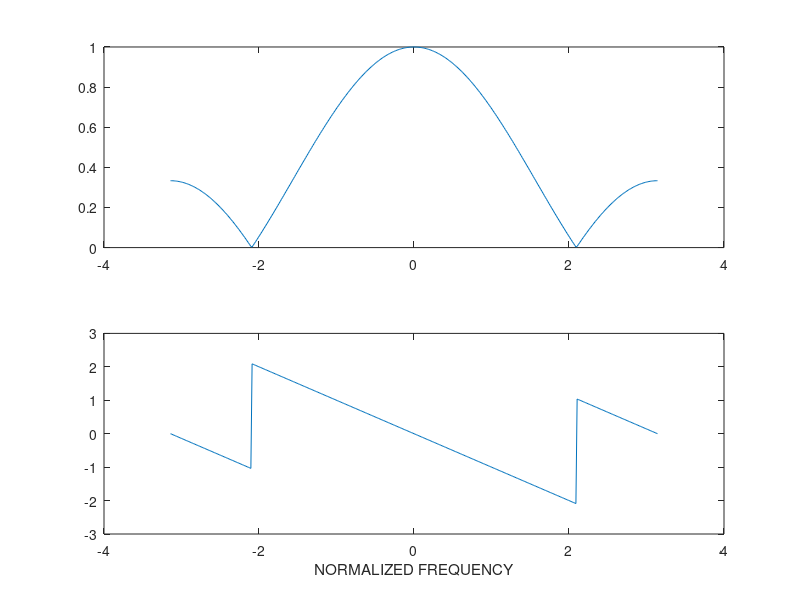

MATLAB code to generate this figure:
%%%%%%%% 2.1 Fequency Response of the Three-Point Averager %%%%%%%%%%%
% Code written by Shane Reynolds

% Clear the workspace and any stored variables
clear; clc;

% This script is provided by the tutorial assignment
bb = 1/3*ones(1,3);
ww = -pi:(pi/200):pi;
H = freqz(bb,1,ww);
subplot(2,1,1)
plot(ww, abs(H))
subplot(2,1,2)
plot(ww, angle(H))
xlabel('NORMALIZED FREQUENCY')